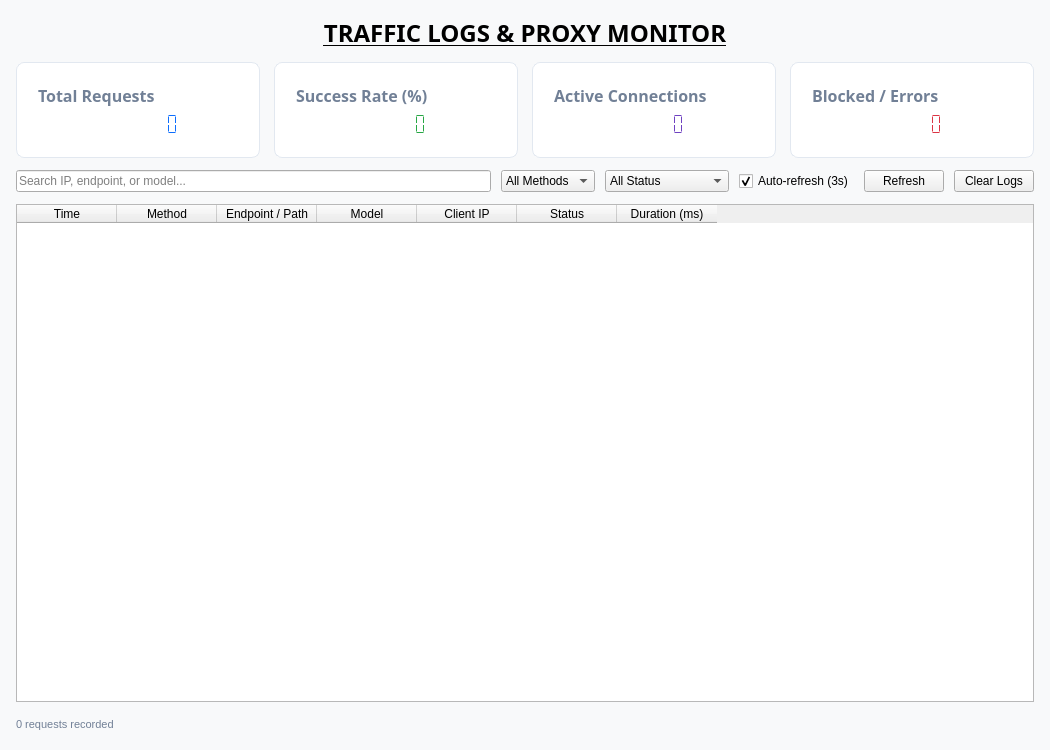
<?xml version="1.0" encoding="UTF-8"?>
<ui version="4.0">
 <class>TrafficLogsForm</class>
 <widget class="QWidget" name="TrafficLogsForm">
  <property name="geometry">
   <rect>
    <x>0</x>
    <y>0</y>
    <width>1050</width>
    <height>750</height>
   </rect>
  </property>
  <property name="windowTitle">
   <string>Traffic Logs</string>
  </property>
  <property name="styleSheet">
   <string notr="true">
    QWidget#TrafficLogsForm {
      background-color: #F8F9FA;
    }
   </string>
  </property>
  <layout class="QVBoxLayout" name="mainVerticalLayout">
   <property name="spacing">
    <number>12</number>
   </property>
   <property name="leftMargin">
    <number>16</number>
   </property>
   <property name="topMargin">
    <number>16</number>
   </property>
   <property name="rightMargin">
    <number>16</number>
   </property>
   <property name="bottomMargin">
    <number>16</number>
   </property>
   <item>
    <widget class="QLabel" name="lblHeaderTitle">
     <property name="font">
      <font>
       <family>DS-Digital</family>
       <pointsize>18</pointsize>
       <bold>true</bold>
       <underline>true</underline>
      </font>
     </property>
     <property name="text">
      <string>TRAFFIC LOGS &amp; PROXY MONITOR</string>
     </property>
     <property name="alignment">
      <set>Qt::AlignmentFlag::AlignCenter</set>
     </property>
    </widget>
   </item>
   <item>
    <layout class="QHBoxLayout" name="layoutStatsCards">
     <property name="spacing">
      <number>14</number>
     </property>
     <item>
      <widget class="QFrame" name="cardTotalRequests">
       <property name="styleSheet">
        <string notr="true">
         QFrame#cardTotalRequests {
           background-color: #FFFFFF;
           border: 1px solid #E2E8F0;
           border-radius: 8px;
           padding: 12px;
         }
        </string>
       </property>
       <layout class="QVBoxLayout" name="layoutCard1">
        <item>
         <widget class="QLabel" name="lblCardTotalRequestsTitle">
          <property name="font">
           <font>
            <family>DS-Digital</family>
            <pointsize>12</pointsize>
            <bold>true</bold>
           </font>
          </property>
          <property name="styleSheet">
           <string notr="true">color: #718096;</string>
          </property>
          <property name="text">
           <string>Total Requests</string>
          </property>
         </widget>
        </item>
        <item>
         <widget class="QLCDNumber" name="valTotalRequests">
          <property name="font">
           <font>
            <pointsize>18</pointsize>
            <bold>true</bold>
           </font>
          </property>
          <property name="styleSheet">
           <string notr="true">color: #0D6EFD;</string>
          </property>
          <property name="frameShape">
           <enum>QFrame::Shape::NoFrame</enum>
          </property>
          <property name="digitCount">
           <number>8</number>
          </property>
          <property name="segmentStyle">
           <enum>QLCDNumber::SegmentStyle::Flat</enum>
          </property>
         </widget>
        </item>
       </layout>
      </widget>
     </item>
     <item>
      <widget class="QFrame" name="cardSuccessRate">
       <property name="styleSheet">
        <string notr="true">
         QFrame#cardSuccessRate {
           background-color: #FFFFFF;
           border: 1px solid #E2E8F0;
           border-radius: 8px;
           padding: 12px;
         }
        </string>
       </property>
       <layout class="QVBoxLayout" name="layoutCard2">
        <item>
         <widget class="QLabel" name="lblCardSuccessRateTitle">
          <property name="font">
           <font>
            <family>DS-Digital</family>
            <pointsize>12</pointsize>
            <bold>true</bold>
           </font>
          </property>
          <property name="styleSheet">
           <string notr="true">color: #718096;</string>
          </property>
          <property name="text">
           <string>Success Rate (%)</string>
          </property>
         </widget>
        </item>
        <item>
         <widget class="QLCDNumber" name="valSuccessRate">
          <property name="font">
           <font>
            <pointsize>18</pointsize>
            <bold>true</bold>
           </font>
          </property>
          <property name="styleSheet">
           <string notr="true">color: #28A745;</string>
          </property>
          <property name="frameShape">
           <enum>QFrame::Shape::NoFrame</enum>
          </property>
          <property name="digitCount">
           <number>6</number>
          </property>
          <property name="segmentStyle">
           <enum>QLCDNumber::SegmentStyle::Flat</enum>
          </property>
         </widget>
        </item>
       </layout>
      </widget>
     </item>
     <item>
      <widget class="QFrame" name="cardActiveConnections">
       <property name="styleSheet">
        <string notr="true">
         QFrame#cardActiveConnections {
           background-color: #FFFFFF;
           border: 1px solid #E2E8F0;
           border-radius: 8px;
           padding: 12px;
         }
        </string>
       </property>
       <layout class="QVBoxLayout" name="layoutCard3">
        <item>
         <widget class="QLabel" name="lblCardActiveConnectionsTitle">
          <property name="font">
           <font>
            <family>DS-Digital</family>
            <pointsize>12</pointsize>
            <bold>true</bold>
           </font>
          </property>
          <property name="styleSheet">
           <string notr="true">color: #718096;</string>
          </property>
          <property name="text">
           <string>Active Connections</string>
          </property>
         </widget>
        </item>
        <item>
         <widget class="QLCDNumber" name="valActiveConnections">
          <property name="font">
           <font>
            <pointsize>18</pointsize>
            <bold>true</bold>
           </font>
          </property>
          <property name="styleSheet">
           <string notr="true">color: #6F42C1;</string>
          </property>
          <property name="frameShape">
           <enum>QFrame::Shape::NoFrame</enum>
          </property>
          <property name="digitCount">
           <number>6</number>
          </property>
          <property name="segmentStyle">
           <enum>QLCDNumber::SegmentStyle::Flat</enum>
          </property>
         </widget>
        </item>
       </layout>
      </widget>
     </item>
     <item>
      <widget class="QFrame" name="cardBlockedRequests">
       <property name="styleSheet">
        <string notr="true">
         QFrame#cardBlockedRequests {
           background-color: #FFFFFF;
           border: 1px solid #E2E8F0;
           border-radius: 8px;
           padding: 12px;
         }
        </string>
       </property>
       <layout class="QVBoxLayout" name="layoutCard4">
        <item>
         <widget class="QLabel" name="lblCardBlockedRequestsTitle">
          <property name="font">
           <font>
            <family>DS-Digital</family>
            <pointsize>12</pointsize>
            <bold>true</bold>
           </font>
          </property>
          <property name="styleSheet">
           <string notr="true">color: #718096;</string>
          </property>
          <property name="text">
           <string>Blocked / Errors</string>
          </property>
         </widget>
        </item>
        <item>
         <widget class="QLCDNumber" name="valBlockedRequests">
          <property name="font">
           <font>
            <pointsize>18</pointsize>
            <bold>true</bold>
           </font>
          </property>
          <property name="styleSheet">
           <string notr="true">color: #DC3545;</string>
          </property>
          <property name="frameShape">
           <enum>QFrame::Shape::NoFrame</enum>
          </property>
          <property name="digitCount">
           <number>6</number>
          </property>
          <property name="segmentStyle">
           <enum>QLCDNumber::SegmentStyle::Flat</enum>
          </property>
         </widget>
        </item>
       </layout>
      </widget>
     </item>
    </layout>
   </item>
   <item>
    <layout class="QHBoxLayout" name="layoutFilters">
     <property name="spacing">
      <number>10</number>
     </property>
     <item>
      <widget class="QLineEdit" name="editSearch">
       <property name="placeholderText">
        <string>Search IP, endpoint, or model...</string>
       </property>
       <property name="clearButtonEnabled">
        <bool>true</bool>
       </property>
      </widget>
     </item>
     <item>
      <widget class="QComboBox" name="comboMethod">
       <item>
        <property name="text">
         <string>All Methods</string>
        </property>
       </item>
       <item>
        <property name="text">
         <string>GET</string>
        </property>
       </item>
       <item>
        <property name="text">
         <string>POST</string>
        </property>
       </item>
      </widget>
     </item>
     <item>
      <widget class="QComboBox" name="comboStatus">
       <item>
        <property name="text">
         <string>All Status</string>
        </property>
       </item>
       <item>
        <property name="text">
         <string>2xx Success</string>
        </property>
       </item>
       <item>
        <property name="text">
         <string>4xx Errors</string>
        </property>
       </item>
       <item>
        <property name="text">
         <string>5xx Server Errors</string>
        </property>
       </item>
      </widget>
     </item>
     <item>
      <widget class="QCheckBox" name="checkAutoRefresh">
       <property name="text">
        <string>Auto-refresh (3s)</string>
       </property>
       <property name="checked">
        <bool>true</bool>
       </property>
      </widget>
     </item>
     <item>
      <widget class="QPushButton" name="btnRefresh">
       <property name="text">
        <string>Refresh</string>
       </property>
      </widget>
     </item>
     <item>
      <widget class="QPushButton" name="btnClearLogs">
       <property name="text">
        <string>Clear Logs</string>
       </property>
      </widget>
     </item>
    </layout>
   </item>
   <item>
    <widget class="QTableWidget" name="tableLogs">
     <property name="alternatingRowColors">
      <bool>true</bool>
     </property>
     <property name="selectionBehavior">
      <enum>QAbstractItemView::SelectionBehavior::SelectRows</enum>
     </property>
     <property name="selectionMode">
      <enum>QAbstractItemView::SelectionMode::SingleSelection</enum>
     </property>
     <property name="editTriggers">
      <enum>QAbstractItemView::EditTrigger::NoEditTriggers</enum>
     </property>
     <property name="columnCount">
      <number>7</number>
     </property>
     <column>
      <property name="text">
       <string>Time</string>
      </property>
     </column>
     <column>
      <property name="text">
       <string>Method</string>
      </property>
     </column>
     <column>
      <property name="text">
       <string>Endpoint / Path</string>
      </property>
     </column>
     <column>
      <property name="text">
       <string>Model</string>
      </property>
     </column>
     <column>
      <property name="text">
       <string>Client IP</string>
      </property>
     </column>
     <column>
      <property name="text">
       <string>Status</string>
      </property>
     </column>
     <column>
      <property name="text">
       <string>Duration (ms)</string>
      </property>
     </column>
    </widget>
   </item>
   <item>
    <layout class="QHBoxLayout" name="layoutFooter">
     <item>
      <widget class="QLabel" name="lblLogCount">
       <property name="text">
        <string>0 requests recorded</string>
       </property>
       <property name="styleSheet">
        <string notr="true">color: #718096; font-size: 11px;</string>
       </property>
      </widget>
     </item>
     <item>
      <spacer name="horizontalSpacer">
       <property name="orientation">
        <enum>Qt::Orientation::Horizontal</enum>
       </property>
       <property name="sizeHint" stdset="0">
        <size>
         <width>40</width>
         <height>20</height>
        </size>
       </property>
      </spacer>
     </item>
    </layout>
   </item>
  </layout>
 </widget>
 <resources/>
 <connections/>
</ui>
